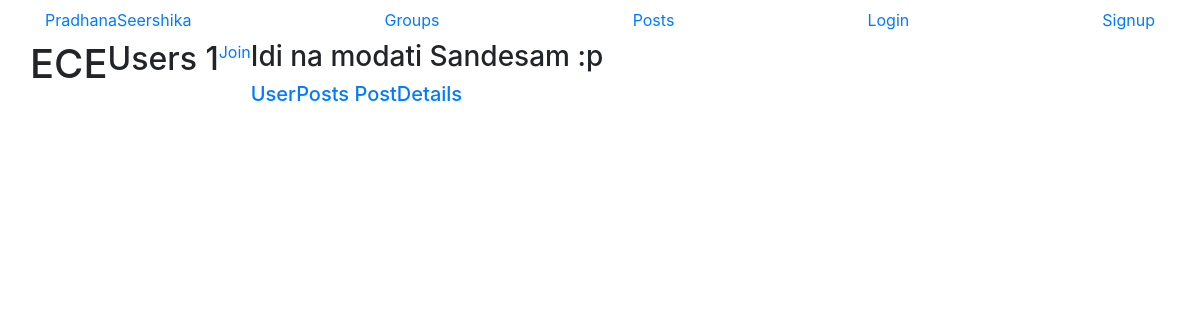
Screenshot of /groups/detail/1 with the database file from the repository.
### groups/models.py (models this page shows, shortened)
class Group(models.Model):
    name = models.CharField(max_length=47)
    description = models.TextField(blank=True,default='')
    image = models.ImageField(upload_to='group_images',blank=True)
    members = models.ManyToManyField(to=User,through='GroupMember')
    class Meta:
        ordering=['name']

### posts/models.py (models this page shows, shortened)
class Post(models.Model):
    user = models.ForeignKey(User,related_name='posts',on_delete=models.CASCADE)
    created_time = models.DateTimeField(auto_now=True)
    message = models.TextField()
    group = models.ForeignKey(Group,related_name='groupposts',null=True,blank=True,on_delete=models.CASCADE)
    class Meta:
        ordering = ['-created_time']

### groups/views.py (the view)
# urls.py: path('detail/<int:pk>',views.GroupDetail.as_view(),name='detail'),
class GroupDetail(DetailView):
    model = Group

### groups/templates/groups/group_detail.html (shortened to what this page needs)
{% extends 'groups/group_base.html' %}
{% block pregroup %}
<h1>{{group.name}}</h1>
<h2>Users {{ group.members.count }}</h2>
 <div class="content">
     {% if user in group.members.all %}
     <a href="{% url 'groups:leave' pk=group.pk%}"><span class="glphicon glyphicon-remove-circle"></span>Leave</a>
     {% else %}
     <a href="{% url 'groups:join' pk=group.pk%}">Join</a>
     {% endif %}
 </div>
{% endblock %}
{% block groupcontent %}
<div >
        {% for post in group.groupposts.all %}
            {% include 'posts/_post.html'%}
        {% endfor %}
</div>
{% endblock %}

### posts/templates/posts/_post.html (shortened to what this page needs)
<div>
    <h3>{{post.message}}</h3>
    <div>
        <h5>
            <a href="{% url 'posts:for_user' username=post.user.username %}">UserPosts</a>
            <time>
                <a href="{%url 'posts:detail' username=post.user.username pk=post.pk %}">PostDetails</a>
            </time>
        </h5>
    </div>
</div>

### rows the page displays
Group: name "ECE", members.count "1"
Post: message "Idi na modati Sandesam :p"
